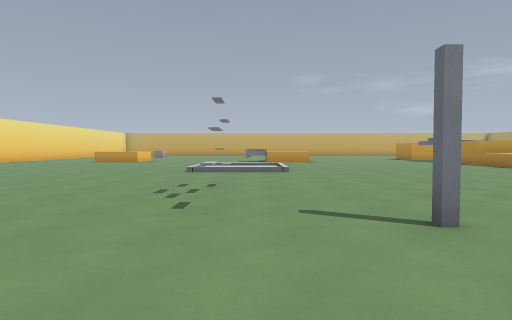
View 1 (above)

22 first-person views from a walk through a level from a Godot 3-D game. The camera is 1.3 m above the floor, tilts 2° down and sees 75° across. The floor is counted in squares, 2 m on a side. Each view is taken from the middle of a square. On the plan, view 1 faces up. The plan holds only what a view shows up to about 10 squares ahead; the rest is blank. The place goes on beyond the plan. Some surface patterns are stand-ins.

View 2
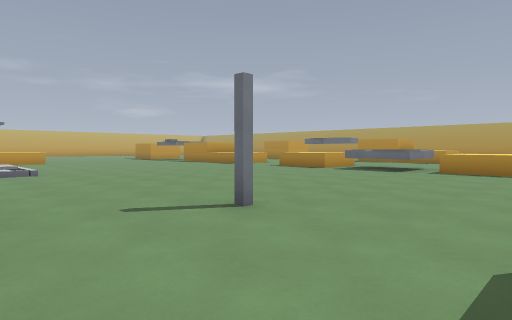

View 3
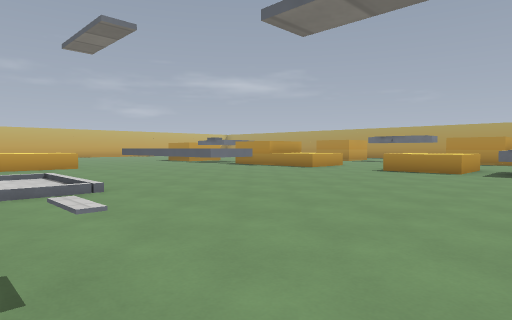

View 4
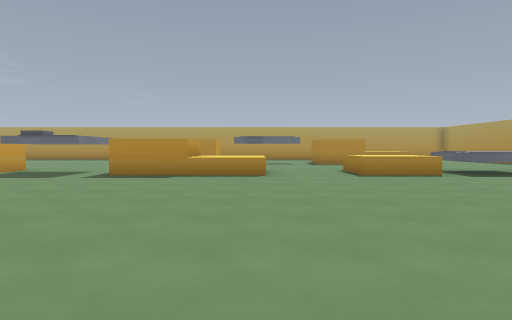

View 5
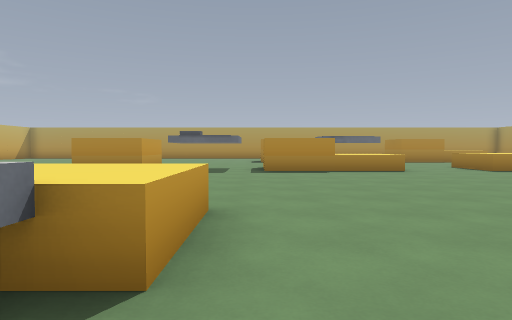

View 6
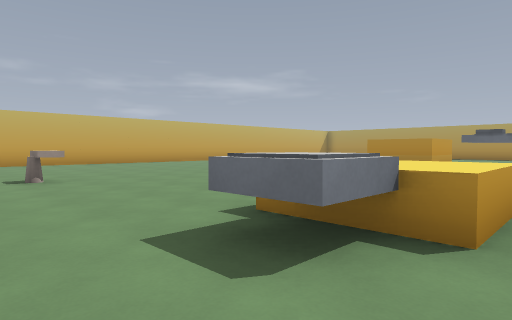

View 7
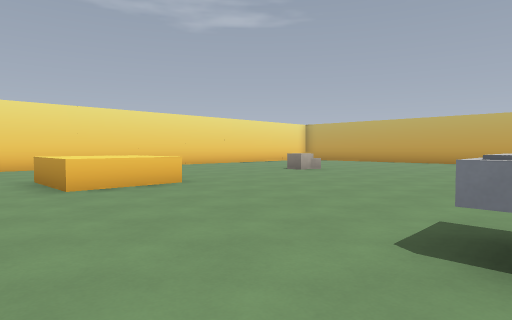

View 8
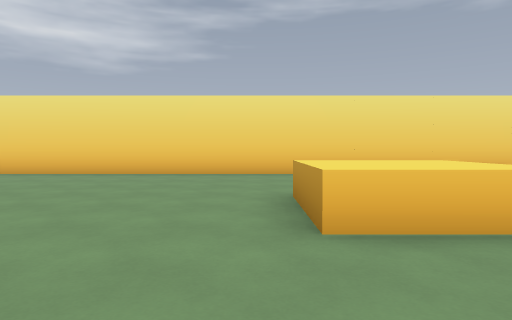

View 9
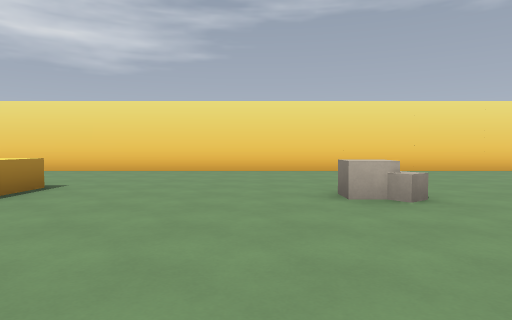

View 10
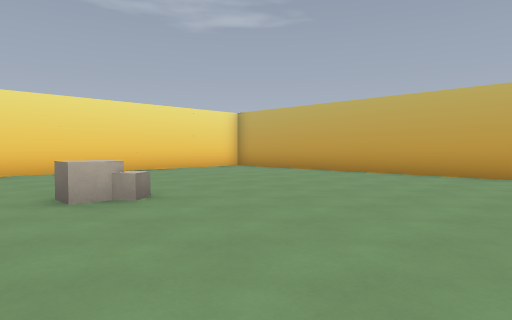

View 11
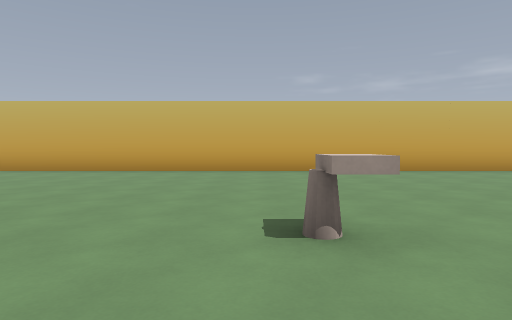

View 12
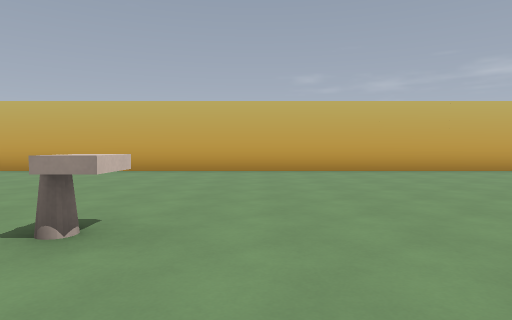

View 13
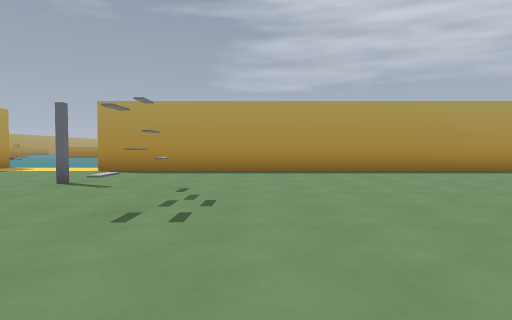

View 14
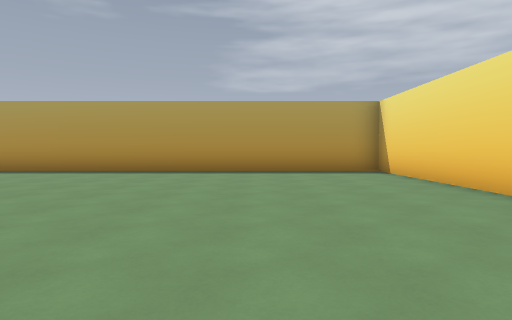

View 15
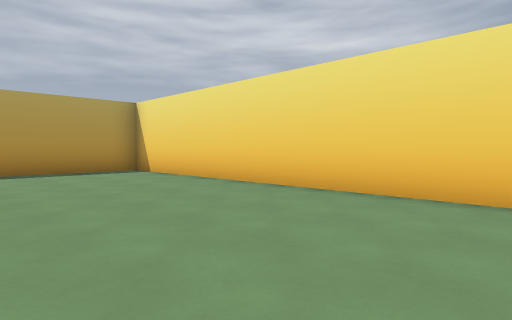

View 16
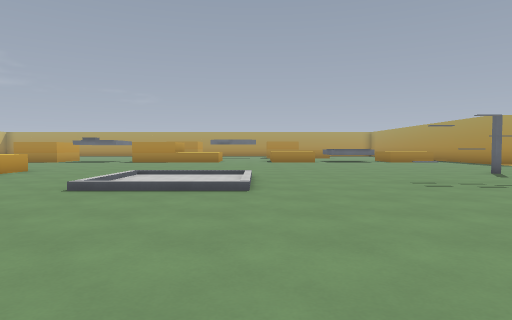

View 17
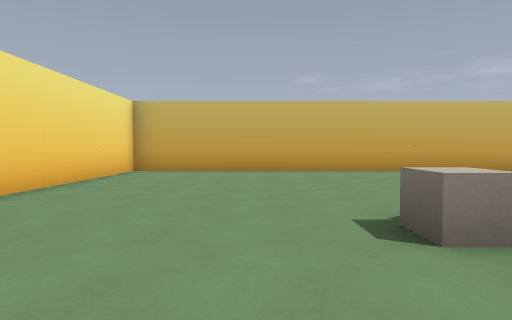

View 18
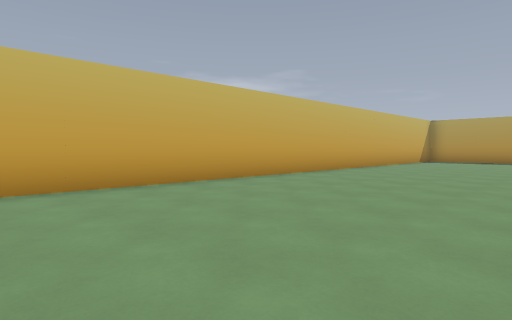

View 19
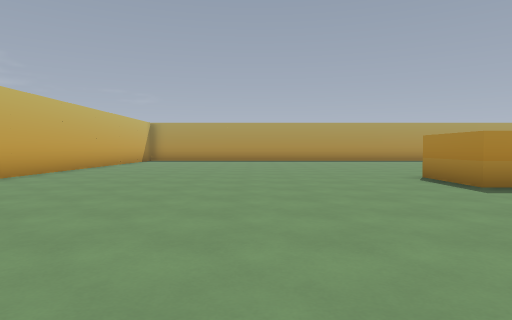

View 20
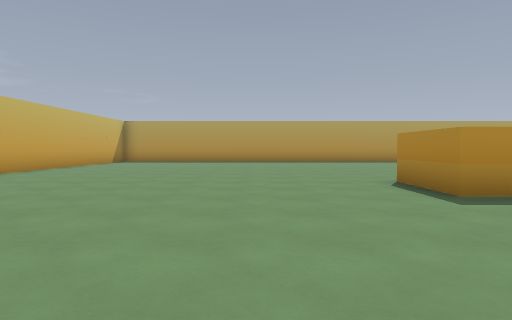

View 21
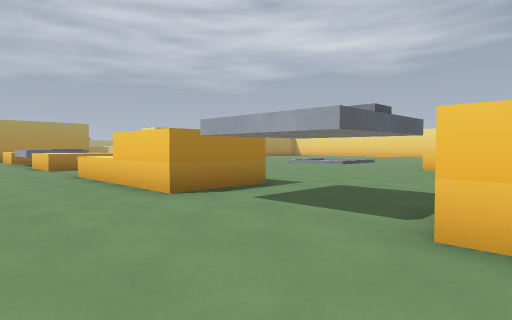

View 22
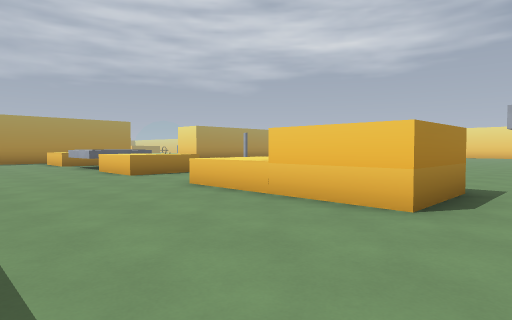

### Floor plan
Key: @ floor where view 1 was taken; # wall or solid block; . floor; / step, stairs or slope; = window, fence, low wall or low ledge; ^ raised ledge; B block; O other object.
Columns run from 12 left of view 1 to 14 right of it. Each row starts with its distance up from view 1.
 30 ###########################
 29 #..........................
 28 #..........................
 27 #..........................
 26 #..........................
 25 #..........................
 24 #..........................
 23 #....BB....................
 22 #....B......O... ..........
 21 #...............  .........
 20 #..............    ..##....
 19 #.............       ##....
 18 #.............      ......
 17 #....^^.....^^^  ....##...
 16 #....^^.....^^^......##....
 15 #..........................
 14 #....................^^....
 13 #.......  ...........^^....
 12 #.........////.......^^....
 11 #....  .../../.......^^...
 10 #........./../............
  9 #.........////............
  8 #....................^^...
  7 #....................^^...
  6 #...........=.............
  5 #....................^^..
  4 #...........=........^^
  3 #.............#........
  2 #....................^^
  1 #....................^
  0 #...........@.....
 -1 ###############

Where each view was taken, in squares from view 1:
view 1: 0 up, 0 right, facing up
view 2: 0 up, 1 left, facing up-right
view 3: 4 up, 1 left, facing up-right
view 4: 11 up, 0 right, facing right
view 5: 15 up, 1 left, facing right
view 6: 15 up, 2 left, facing up-right
view 7: 14 up, 0 right, facing up-left
view 8: 15 up, 3 left, facing left
view 9: 21 up, 2 left, facing left
view 10: 21 up, 2 left, facing up-left
view 11: 20 up, 1 left, facing up
view 12: 20 up, 1 right, facing up
view 13: 9 up, 2 left, facing down
view 14: 9 up, 8 left, facing down
view 15: 9 up, 7 left, facing down-left
view 16: 9 up, 7 left, facing right
view 17: 20 up, 8 left, facing up
view 18: 24 up, 3 right, facing up-right
view 19: 24 up, 3 right, facing right
view 20: 23 up, 4 right, facing right
view 21: 19 up, 13 right, facing down-left
view 22: 16 up, 14 right, facing down-left
